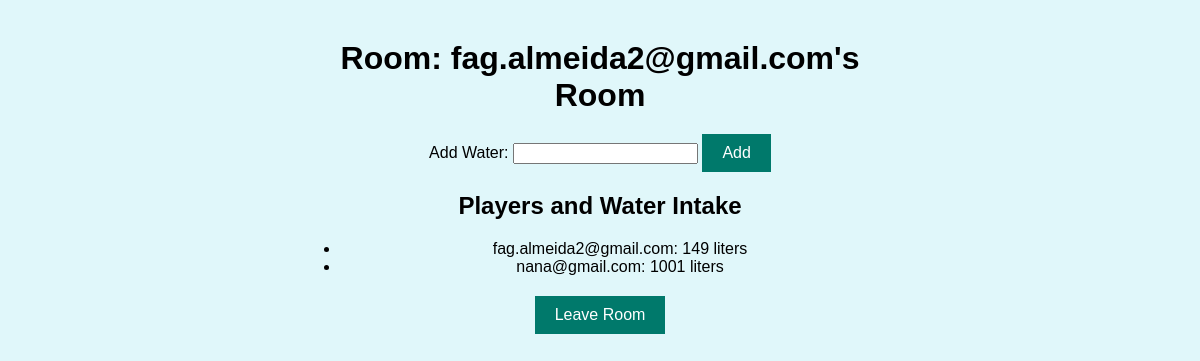
/room/2 (signed in), run on an earlier commit of the app's database.
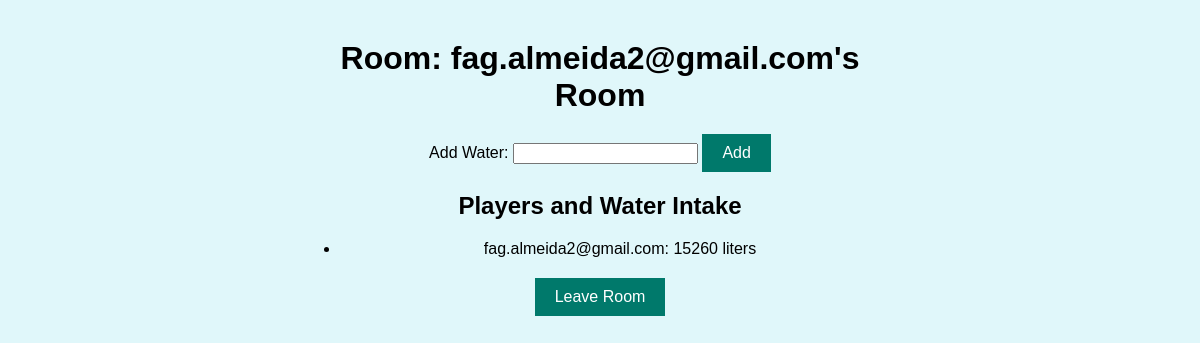
And on a later commit of the database.
### app.py (models this page shows)
class Room(db.Model):
    id = db.Column(db.Integer, primary_key=True)
    name = db.Column(db.String(150), nullable=False)
    players = db.relationship('Player', backref='room', lazy=True)

class Player(db.Model, UserMixin):
    id = db.Column(db.Integer, primary_key=True)
    username = db.Column(db.String(150), unique=True, nullable=False)
    password = db.Column(db.String(150), nullable=False)
    water_intake = db.Column(db.Integer, default=0)
    room_id = db.Column(db.Integer, db.ForeignKey('room.id'))

### app.py (the view)
@app.route('/room/<int:room_id>', methods=['GET', 'POST'])
@login_required
def room(room_id):
    room = Room.query.get_or_404(room_id)
    if current_user.room_id != room.id:
        return redirect(url_for('choose_room'))
    if request.method == 'POST':
        water_amount = request.form.get('water_amount', type=int)
        if water_amount:
            current_user.water_intake += water_amount
            db.session.commit()
    players = Player.query.filter_by(room_id=room.id).all()
    player_water = {player.username: player.water_intake for player in players}
    return render_template('room.html', room=room, players=player_water.items())

### app.py (called while the page is built)
@login_manager.user_loader
def load_user(user_id):
    return Player.query.get(int(user_id))

### templates/room.html (shortened to what this page needs)
<!DOCTYPE html>
<html>
<head>
    <link rel="stylesheet" href="{{ url_for('static', filename='styles.css') }}">
</head>
<body>
    <div class="container">
        <h1>Room: {{ room.name }}</h1>
        <form method="post">
            <label for="water_amount">Add Water:</label>
            <input type="number" id="water_amount" name="water_amount" min="1" required>
            <button type="submit">Add</button>
        </form>
        <h2>Players and Water Intake</h2>
        <ul>
            {% for player, water in players %}
            <li>{{ player }}: {{ water }} liters</li>
            {% endfor %}
        </ul>
        <form method="post" action="{{ url_for('leave_room') }}">
            <button type="submit">Leave Room</button>
        </form>
    </div>
</body>
</html>

### static/styles.css (style rules this page uses)
body { background-color: #e0f7fa; color: #000000; font-family: Arial, sans-serif; margin: 0; padding: 0; }
.container { width: 100%; max-width: 600px; margin: 0 auto; padding: 20px; text-align: center; }
h1 { margin-top: 20px; margin-bottom: 20px; }
form { margin: 20px 0; }
button { background-color: #00796b; color: #ffffff; border: none; padding: 10px 20px; font-size: 16px; cursor: pointer; }

What changed in the data, as far as the page shows it:
no longer on this page (row edited): Player: username "nana@gmail.com", water_intake "1001"
changed Player "fag.almeida2@gmail.com": water_intake "149" → "15260"
